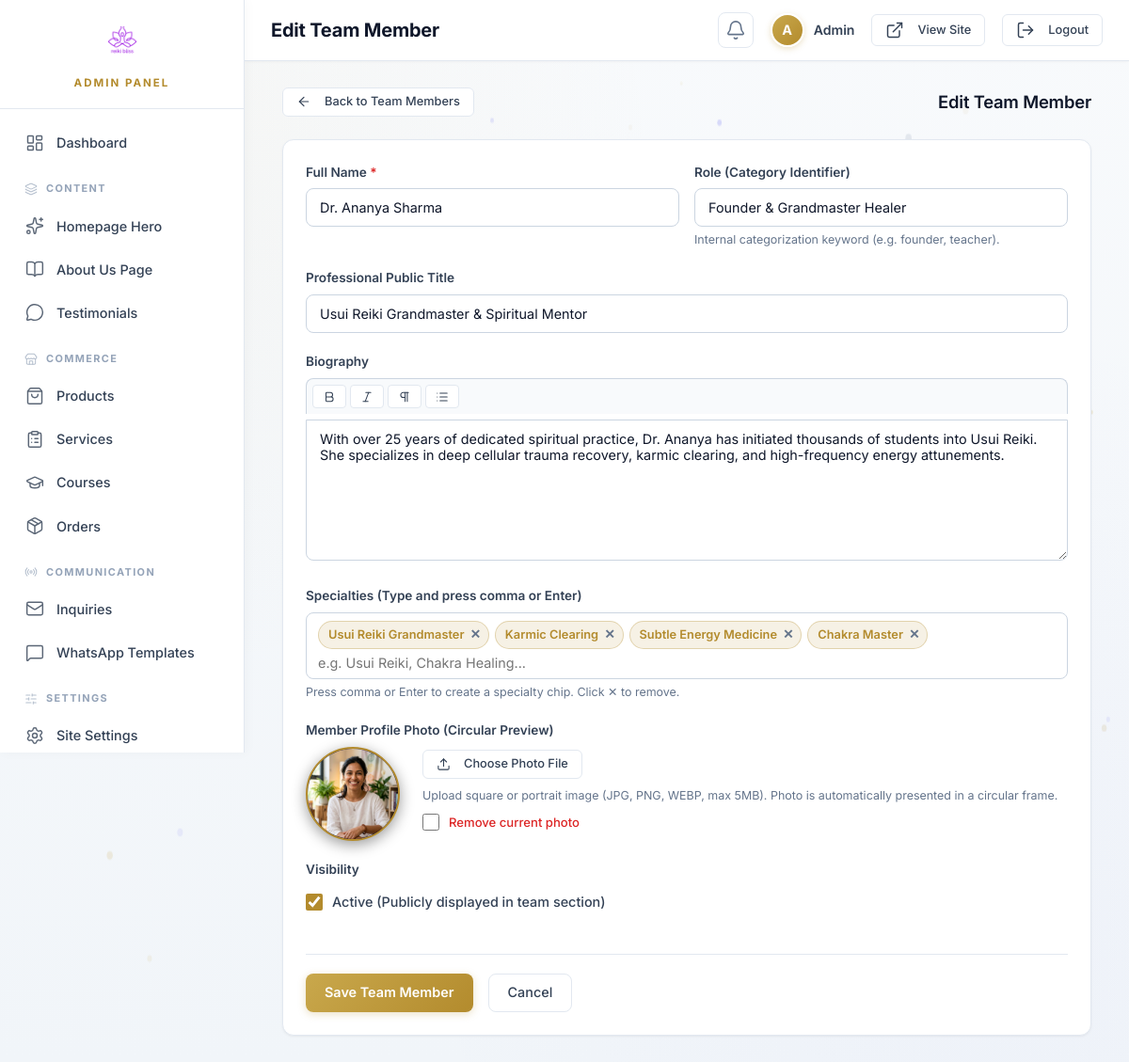
/admin/team.php?action=edit&id=1 (signed in), run on the app's committed database.
### tables this page shows
CREATE TABLE `team_members` (
  `id` int(11) NOT NULL AUTO_INCREMENT,
  `name` varchar(100) NOT NULL,
  `role` varchar(100) NOT NULL,
  `title` varchar(150) DEFAULT NULL,
  `bio` text DEFAULT NULL,
  `specialties` longtext DEFAULT NULL CHECK (json_valid(`specialties`)),
  `image` varchar(255) DEFAULT NULL,
  `sort_order` int(11) DEFAULT 0,
  `is_active` tinyint(1) DEFAULT 1,
  `created_at` timestamp NOT NULL DEFAULT current_timestamp(),
  PRIMARY KEY (`id`)
);

### admin/team.php (the view, shortened to what this page needs)
<?php
require_once 'auth-check.php';
$action = $_GET['action'] ?? 'list';
$editId = (int)($_GET['id'] ?? 0);
$editItem = null;
if (($action === 'edit' || $action === 'add') && $editId > 0) {
    $stmt = $pdo->prepare("SELECT * FROM team_members WHERE id = ?");
    $stmt->execute([$editId]);
    $editItem = $stmt->fetch(PDO::FETCH_ASSOC);
}
require_once 'includes/admin-header.php';
?>
<?php if ($action === 'add' || $action === 'edit'): ?>
<div style="max-width: 860px; margin: 0 auto;">
    <div class="flex-between mb-3">
        <a href="team.php" class="btn btn-outline btn-sm flex items-center gap-1">
            <i data-lucide="arrow-left" style="width: 16px; height: 16px;"></i> Back to Team Members
        </a>
        <h2 style="font-size: 1.15rem; font-weight: 600; color: var(--text-primary);">
            <?= $action === 'edit' ? 'Edit Team Member' : 'Add Team Member' ?>
        </h2>
    </div>
    <div class="admin-card">
        <form action="team.php?action=<?= $action ?>&id=<?= $editId ?>" method="POST" enctype="multipart/form-data">
            <div class="form-row">
                <div class="form-group">
                    <label for="memberName" class="form-label">Full Name <span class="text-danger">*</span></label>
                    <input
                        type="text"
                        id="memberName"
                        name="name"
                        class="form-control"
                        placeholder="e.g. Binal Gajjar"
                        value="<?= htmlspecialchars($_POST['name'] ?? ($editItem['name'] ?? '')) ?>"
                        required
                    >
                </div>
                <div class="form-group">
                    <label for="memberRole" class="form-label">Role (Category Identifier)</label>
                    <input
                        type="text"
                        id="memberRole"
                        name="role"
                        class="form-control"
                        placeholder="e.g. founder, master, healer, teacher"
                        value="<?= htmlspecialchars($_POST['role'] ?? ($editItem['role'] ?? 'healer')) ?>"
                    >
                    <div class="form-hint">Internal categorization keyword (e.g. founder, teacher).</div>
                </div>
            </div>
            <div class="form-group">
                <label for="memberTitle" class="form-label">Professional Public Title</label>
                <input
                    type="text"
                    id="memberTitle"
                    name="title"
                    class="form-control"
                    placeholder="e.g. Reiki Grand Master & Holistic Energy Healer"
                    value="<?= htmlspecialchars($_POST['title'] ?? ($editItem['title'] ?? '')) ?>"
                >
            </div>
            <div class="form-group">
                <label for="memberBio" class="form-label">Biography</label>
                <div class="editor-toolbar">
                    <button type="button" onclick="insertTag('memberBio', '<b>', '</b>')" title="Bold"><i data-lucide="bold" style="width: 14px; height: 14px;"></i></button>
                    <button type="button" onclick="insertTag('memberBio', '<i>', '</i>')" title="Italic"><i data-lucide="italic" style="width: 14px; height: 14px;"></i></button>
                    <button type="button" onclick="insertTag('memberBio', '<p>', '</p>')" title="Paragraph"><i data-lucide="pilcrow" style="width: 14px; height: 14px;"></i></button>
                    <button type="button" onclick="insertTag('memberBio', '<ul>\n  <li>', '</li>\n</ul>')" title="List"><i data-lucide="list" style="width: 14px; height: 14px;"></i></button>
                </div>
                <textarea
                    id="memberBio"
                    name="bio"
                    class="form-control has-toolbar"
                    style="min-height: 150px;"
                    placeholder="Describe their healing lineage, credentials, experience, and spiritual philosophy..."
                ><?= htmlspecialchars($_POST['bio'] ?? ($editItem['bio'] ?? '')) ?></textarea>
            </div>
            <div class="form-group">
                <label class="form-label">Specialties (Type and press comma or Enter)</label>
                <div class="tags-input-wrapper" id="specialtiesWidget">
                    <input
                        type="text"
                        id="specInputBare"
                        class="tag-bare-input"
                        placeholder="e.g. Usui Reiki, Chakra Healing..."
                    >
                </div>
                <div class="form-hint">Press comma or Enter to create a specialty chip. Click ✕ to remove.</div>
            </div>
            <div class="form-group">
                <label class="form-label">Member Profile Photo (Circular Preview)</label>
                <div class="flex items-center gap-3" style="flex-wrap: wrap;">
                    <div style="position: relative; width: 100px; height: 100px; border-radius: 50%; overflow: hidden; border: 2.5px solid var(--gold); background: #151230; flex-shrink: 0; box-shadow: 0 4px 15px rgba(0,0,0,0.4);">
                        <?php
                            $imgSrc = !empty($editItem['image'])
                                ? (strpos($editItem['image'], 'assets/') === 0 || strpos($editItem['image'], 'uploads/') === 0 ? '../' . $editItem['image'] : $editItem['image'])
                                : '../assets/images/team/member-1.jpg';
                        ?>
                        <img
                            id="circularPreviewImg"
                            src="<?= htmlspecialchars($imgSrc) ?>"
                            alt="Profile Photo"
                            style="width: 100%; height: 100%; object-fit: cover;"
                            onerror="this.src='../assets/images/logo.png'"
                        >
                    </div>
                    <div style="flex: 1; min-width: 200px;">
                        <button type="button" class="btn btn-outline btn-sm flex items-center gap-1" onclick="document.getElementById('teamImgInput').click()">
                            <i data-lucide="upload" style="width: 15px; height: 15px;"></i> Choose Photo File
                        </button>
                        <p class="text-muted mt-1" style="font-size: 0.78rem;">Upload square or portrait image (JPG, PNG, WEBP, max 5MB). Photo is automatically presented in a circular frame.</p>
                        <?php if (!empty($editItem['image'])): ?>
                            <label class="switch-toggle-label mt-1" style="font-size: 0.82rem; color: var(--error);">
                                <input type="checkbox" name="remove_image" value="1">
                                Remove current photo
                            </label>
                        <?php endif; ?>
                    </div>
                </div>
            </div>
            <div class="form-row">
                <div class="form-group" style="display: flex; flex-direction: column; justify-content: center;">
                    <label class="form-label">Visibility</label>
                    <label class="switch-toggle-label" style="margin-top: 6px;">
                        <input
                            type="checkbox"
                            name="is_active"
                            value="1"
                            <?= (!isset($editItem) || !empty($editItem['is_active'])) ? 'checked' : '' ?>
                        >
                        <span>Active (Publicly displayed in team section)</span>
                    </label>
                </div>
            </div>
            <div class="flex gap-2 mt-3" style="border-top: 1px solid var(--card-border); padding-top: 20px;">
                <button type="submit" class="btn btn-gold">
                    Save Team Member
                </button>
                <a href="team.php" class="btn btn-outline">
                    Cancel
                </a>
            </div>
        </form>
    </div>
</div>
<?php endif; ?>
<?php require_once 'includes/admin-footer.php'; ?>

### data on the page
team_members: name "Dr. Ananya Sharma", role "Founder & Grandmaster Healer", title "Usui Reiki Grandmaster & Spiritual Mentor", bio "With over 25 years of dedicated spiritual practice, Dr. Ananya has initiated thousands of students into Usui Reiki. She specializes in deep cellular trauma recovery, karmic clearing, and high-frequency energy attunements.", image (picture), is_active "☑"

### other printed values
$sbLabel('brand_title') "ADMIN PANEL"
$sbLabel('menu_dashboard') "Dashboard"
$sbLabel('section_content') "CONTENT"
$sbLabel('menu_homepage_hero') "Homepage Hero"
$sbLabel('menu_about_us') "About Us Page"
$sbLabel('menu_testimonials') "Testimonials"
$sbLabel('section_commerce') "COMMERCE"
$sbLabel('menu_products') "Products"
$sbLabel('menu_services') "Services"
$sbLabel('menu_courses') "Courses"
$sbLabel('menu_orders') "Orders"
$sbLabel('section_communication') "COMMUNICATION"
$sbLabel('menu_inquiries') "Inquiries"
$sbLabel('menu_whatsapp') "WhatsApp Templates"
$sbLabel('section_settings') "SETTINGS"
